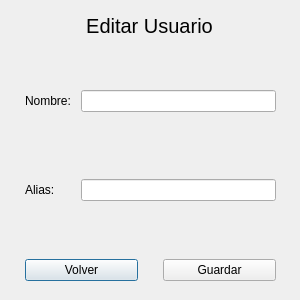
<?xml version="1.0" encoding="UTF-8"?>
<ui version="4.0">
 <class>VentanaEditarUsuario</class>
 <widget class="QDialog" name="VentanaEditarUsuario">
  <property name="geometry">
   <rect>
    <x>0</x>
    <y>0</y>
    <width>300</width>
    <height>300</height>
   </rect>
  </property>
  <property name="minimumSize">
   <size>
    <width>300</width>
    <height>300</height>
   </size>
  </property>
  <property name="maximumSize">
   <size>
    <width>300</width>
    <height>300</height>
   </size>
  </property>
  <property name="windowTitle">
   <string>Editar Usuario</string>
  </property>
  <widget class="QWidget" name="formLayoutWidget">
   <property name="geometry">
    <rect>
     <x>0</x>
     <y>50</y>
     <width>301</width>
     <height>191</height>
    </rect>
   </property>
   <layout class="QFormLayout" name="formLayout">
    <property name="leftMargin">
     <number>25</number>
    </property>
    <property name="topMargin">
     <number>40</number>
    </property>
    <property name="rightMargin">
     <number>25</number>
    </property>
    <property name="bottomMargin">
     <number>40</number>
    </property>
    <item row="0" column="0">
     <widget class="QLabel" name="label_2">
      <property name="text">
       <string>Nombre: </string>
      </property>
     </widget>
    </item>
    <item row="2" column="0">
     <widget class="QLabel" name="label_3">
      <property name="text">
       <string>Alias:</string>
      </property>
     </widget>
    </item>
    <item row="0" column="1">
     <widget class="QLineEdit" name="inputEditarNombre"/>
    </item>
    <item row="2" column="1">
     <widget class="QLineEdit" name="inputEditarAlias"/>
    </item>
    <item row="1" column="1">
     <spacer name="verticalSpacer">
      <property name="orientation">
       <enum>Qt::Orientation::Vertical</enum>
      </property>
      <property name="sizeHint" stdset="0">
       <size>
        <width>20</width>
        <height>40</height>
       </size>
      </property>
     </spacer>
    </item>
   </layout>
  </widget>
  <widget class="QWidget" name="horizontalLayoutWidget">
   <property name="geometry">
    <rect>
     <x>0</x>
     <y>240</y>
     <width>301</width>
     <height>61</height>
    </rect>
   </property>
   <layout class="QHBoxLayout" name="horizontalLayout">
    <property name="spacing">
     <number>25</number>
    </property>
    <property name="leftMargin">
     <number>25</number>
    </property>
    <property name="rightMargin">
     <number>25</number>
    </property>
    <item>
     <widget class="QPushButton" name="botonVolverDestroy">
      <property name="text">
       <string>Volver</string>
      </property>
     </widget>
    </item>
    <item>
     <widget class="QPushButton" name="botonGuardarEdicion">
      <property name="text">
       <string>Guardar</string>
      </property>
     </widget>
    </item>
   </layout>
  </widget>
  <widget class="QWidget" name="verticalLayoutWidget">
   <property name="geometry">
    <rect>
     <x>-1</x>
     <y>0</y>
     <width>301</width>
     <height>51</height>
    </rect>
   </property>
   <layout class="QVBoxLayout" name="verticalLayout">
    <item>
     <widget class="QLabel" name="label">
      <property name="font">
       <font>
        <pointsize>15</pointsize>
       </font>
      </property>
      <property name="text">
       <string>Editar Usuario</string>
      </property>
      <property name="alignment">
       <set>Qt::AlignmentFlag::AlignCenter</set>
      </property>
     </widget>
    </item>
   </layout>
  </widget>
 </widget>
 <resources/>
 <connections/>
</ui>
